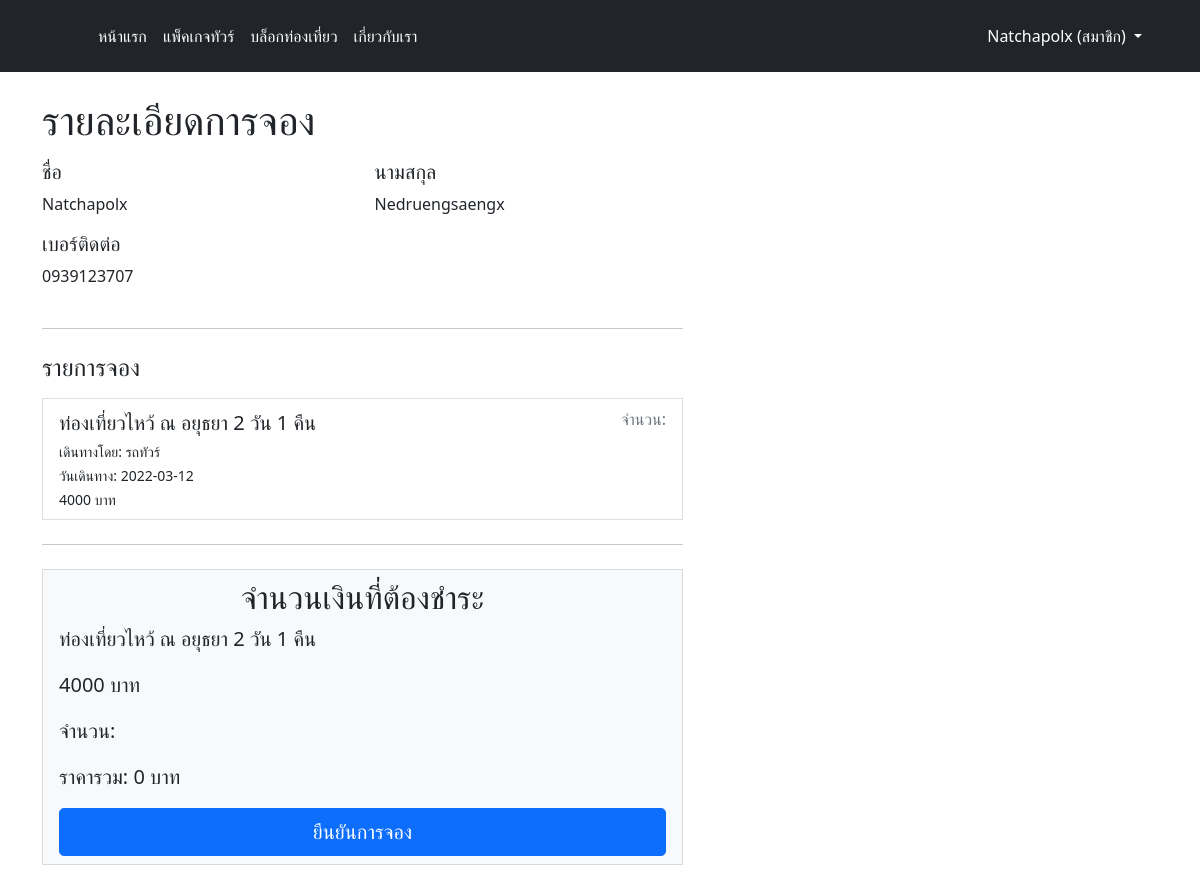
/tourlike/detail_booking.php?tid=13 (signed in), run on the app's committed database.
### tables this page shows
CREATE TABLE `tour` (
  `tour_id` int(10) NOT NULL,
  `tour_title` varchar(100) NOT NULL COMMENT 'ชื่อที่แสดงหน้าโชว์',
  `img_title` varchar(100) NOT NULL COMMENT 'รูปแพ็คเกจ',
  `tour_name` varchar(100) NOT NULL COMMENT 'ชื่อทัวร์',
  `date_start` date DEFAULT NULL COMMENT 'วันที่เริ่มทัวร์',
  `date_end` date DEFAULT NULL COMMENT 'วันเดินทางกลับ',
  `tour_detail` varchar(5000) DEFAULT NULL COMMENT 'รายละเอียดทัวร์',
  `tour_price` float NOT NULL COMMENT 'ราคาทัวร์',
  `trip_type` varchar(500) DEFAULT NULL COMMENT 'สายการบิน รถทัวร์ ต่างๆ',
  `amount` int(10) NOT NULL COMMENT 'จำนวนคนที่รับ',
  `accommodation` varchar(500) DEFAULT NULL COMMENT 'ที่พัก',
  `img_accommodation` varchar(100) DEFAULT NULL COMMENT 'รูปที่พัก',
  `province_id` int(11) NOT NULL,
  `company_id` int(10) NOT NULL
);

### tourlike/database/function.php (called while the page is built, shortened)
<?php
    class DB_con {
        function __construct()
        {
            $conn = mysqli_connect(DB_SERVER, DB_USER, DB_PASS, DB_NAME);
            $this->dbcon = $conn;
        }
        public function clickproduct($id){
            $clickpro = mysqli_query($this->dbcon, "SELECT * , province.province_name FROM tour JOIN province ON province.province_id=tour.province_id WHERE tour_id = '$id'");
            return $clickpro;
        }
    }
?>

### tourlike/detail_booking.php (the view, shortened to what this page needs)
<?php
include 'layout/header.php';
include_once('database/function.php');
$db_handle = new DB_con();
if(!isset($_SESSION['id'])){
echo "<script>alert('กรุณาเข้าสู่ระบบ');</script>";
echo "<script>window.history.go(-1);</script>";
}else{
    $tid = $_GET['tid'];
    $amt = $_GET['amt'];
    $data = $db_handle->clickproduct($tid);
    $tour = mysqli_fetch_array($data);
    $totalprice = ($tour['tour_price'] * $amt);
?>
<div class="container mt-4 mb-5">
      <div class="row">
        <div class="col-md-7">
        <h1 class="mb-3">รายละเอียดการจอง</h1>
          <div class="row">
            <div class="col-sm-6">
              <h5>ชื่อ</h5>
              <p><?php echo ($_SESSION['name']); ?></p>
            </div>
                  <div class="col-sm-6">
                    <h5>นามสกุล</h5>
                    <p><?php echo ($_SESSION['lname']); ?></p>
                  </div>
            <div class="col-sm-6">
              <h5>เบอร์ติดต่อ</h5>
              <p><?php echo ($_SESSION['tel']); ?></p>
            </div>
          </div>
          <hr class="my-4">
          <h4 class="mb-3">รายการจอง</h4>
          <li class="list-group-item d-flex justify-content-between">
            <div>
              <h5 class="my-1"><?php echo $tour['tour_name'];?></h5>
              <small>เดินทางโดย: <?php echo $tour['trip_type'];?></small><br>
              <small>วันเดินทาง: <?php echo $tour['date_start'];?></small><br>
              <small><?php echo $tour['tour_price'];?> บาท</small>
            </div>
            <span class="text-muted">จำนวน: <?php echo ($amt); ?></span>
          </li>
          <hr class="my-4">
          <form method="post">
          <li class="list-group-item justify-content-between bg-light">
            <div>
              <h2 class="text-center">จำนวนเงินที่ต้องชำระ</h2>
              <p class="lead"><?php echo $tour['tour_name'];?></p>
              <p class="lead"><?php echo $tour['tour_price'];?> บาท</p>
              <p class="lead">จำนวน: <?php echo ($amt);?></p>
              <p class="lead">ราคารวม: <?php echo ($totalprice);?> บาท</p>
              <button class="w-100 btn btn-primary btn-lg" name="addorder" type="submit">ยืนยันการจอง</button>
            </div>
          </li>
          </form>
</div>
</div>
</div>
<link rel="stylesheet" href="css/bootstrap.min.css">
</body>
</html>
<?php
}
?>

### data on the page
tour: tour_name "ท่องเที่ยวไหว้ ณ อยุธยา 2 วัน 1 คืน", trip_type "รถทัวร์", date_start "2022-03-12", tour_price "4000", tour_price "0"

### other printed values
$_SESSION['name'] "Natchapolx"
$_SESSION['role'] "สมาชิก"
$_SESSION['lname'] "Nedruengsaengx"
$_SESSION['tel'] "0939123707"
